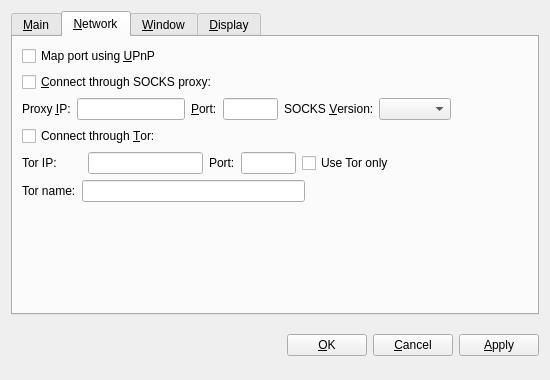
<?xml version="1.0" encoding="UTF-8"?>
<ui version="4.0">
 <class>OptionsDialog</class>
 <widget class="QWidget" name="OptionsDialog">
  <property name="geometry">
   <rect>
    <x>0</x>
    <y>0</y>
    <width>550</width>
    <height>380</height>
   </rect>
  </property>
  <property name="windowTitle">
   <string>Options</string>
  </property>
  <layout class="QVBoxLayout" name="verticalLayout">
   <item>
    <widget class="QTabWidget" name="tabWidget">
     <property name="tabPosition">
      <enum>QTabWidget::North</enum>
     </property>
     <property name="currentIndex">
      <number>1</number>
     </property>
     <widget class="QWidget" name="tabMain">
      <attribute name="title">
       <string>&amp;Main</string>
      </attribute>
      <layout class="QVBoxLayout" name="verticalLayout_Main">
       <item>
        <widget class="QLabel" name="transactionFeeInfoLabel">
         <property name="text">
          <string>Optional transaction fee per kB that helps make sure your transactions are processed quickly. Most transactions are 1 kB. Fee 0.001 recommended.</string>
         </property>
         <property name="textFormat">
          <enum>Qt::PlainText</enum>
         </property>
         <property name="wordWrap">
          <bool>true</bool>
         </property>
        </widget>
       </item>
       <item>
        <layout class="QHBoxLayout" name="horizontalLayout_Main">
         <item>
          <widget class="QLabel" name="transactionFeeLabel">
           <property name="text">
            <string>Pay transaction &amp;fee</string>
           </property>
           <property name="textFormat">
            <enum>Qt::PlainText</enum>
           </property>
           <property name="buddy">
            <cstring>transactionFee</cstring>
           </property>
          </widget>
         </item>
         <item>
          <widget class="BitcoinAmountField" name="transactionFee"/>
         </item>
         <item>
          <widget class="QLabel" name="label">
           <property name="text">
            <string>per kilobyte</string>
           </property>
          </widget>
         </item>
         <item>
          <spacer name="horizontalSpacer_Main">
           <property name="orientation">
            <enum>Qt::Horizontal</enum>
           </property>
           <property name="sizeHint" stdset="0">
            <size>
             <width>40</width>
             <height>20</height>
            </size>
           </property>
          </spacer>
         </item>
        </layout>
       </item>
       <item>
        <widget class="QCheckBox" name="bitcoinAtStartup">
         <property name="toolTip">
          <string>Automatically start EiniaOraCoin after logging in to the system.</string>
         </property>
         <property name="text">
          <string>&amp;Start EiniaOraCoin on system login</string>
         </property>
        </widget>
       </item>
       <item>
        <widget class="QCheckBox" name="detachDatabases">
         <property name="toolTip">
          <string>Detach block and address databases at shutdown. This means they can be moved to another data directory, but it slows down shutdown. The wallet is always detached.</string>
         </property>
         <property name="text">
          <string>&amp;Detach databases at shutdown</string>
         </property>
        </widget>
       </item>
       <item>
        <spacer name="verticalSpacer_Main">
         <property name="orientation">
          <enum>Qt::Vertical</enum>
         </property>
         <property name="sizeHint" stdset="0">
          <size>
           <width>17</width>
           <height>153</height>
          </size>
         </property>
        </spacer>
       </item>
      </layout>
     </widget>
     <widget class="QWidget" name="tabNetwork">
      <attribute name="title">
       <string>&amp;Network</string>
      </attribute>
      <layout class="QVBoxLayout" name="verticalLayout_Network">
       <item>
        <widget class="QCheckBox" name="mapPortUpnp">
         <property name="toolTip">
          <string>Automatically open the EiniaOraCoin client port on the router. This only works when your router supports UPnP and it is enabled.</string>
         </property>
         <property name="text">
          <string>Map port using &amp;UPnP</string>
         </property>
        </widget>
       </item>
       <item>
        <widget class="QCheckBox" name="connectSocks">
         <property name="toolTip">
          <string>Connect to the EiniaOraCoin network through a SOCKS proxy (e.g. when connecting through Tor).</string>
         </property>
         <property name="text">
          <string>&amp;Connect through SOCKS proxy:</string>
         </property>
        </widget>
       </item>
       <item>
        <layout class="QHBoxLayout" name="horizontalLayout_Network">
         <item>
          <widget class="QLabel" name="proxyIpLabel">
           <property name="text">
            <string>Proxy &amp;IP:</string>
           </property>
           <property name="textFormat">
            <enum>Qt::PlainText</enum>
           </property>
           <property name="buddy">
            <cstring>proxyIp</cstring>
           </property>
          </widget>
         </item>
         <item>
          <widget class="QValidatedLineEdit" name="proxyIp">
           <property name="maximumSize">
            <size>
             <width>140</width>
             <height>16777215</height>
            </size>
           </property>
           <property name="toolTip">
            <string>IP address of the proxy (e.g. 127.0.0.1)</string>
           </property>
          </widget>
         </item>
         <item>
          <widget class="QLabel" name="proxyPortLabel">
           <property name="text">
            <string>&amp;Port:</string>
           </property>
           <property name="textFormat">
            <enum>Qt::PlainText</enum>
           </property>
           <property name="buddy">
            <cstring>proxyPort</cstring>
           </property>
          </widget>
         </item>
         <item>
          <widget class="QLineEdit" name="proxyPort">
           <property name="maximumSize">
            <size>
             <width>55</width>
             <height>16777215</height>
            </size>
           </property>
           <property name="toolTip">
            <string>Port of the proxy (e.g. 9050)</string>
           </property>
          </widget>
         </item>
         <item>
          <widget class="QLabel" name="socksVersionLabel">
           <property name="text">
            <string>SOCKS &amp;Version:</string>
           </property>
           <property name="textFormat">
            <enum>Qt::PlainText</enum>
           </property>
           <property name="buddy">
            <cstring>socksVersion</cstring>
           </property>
          </widget>
         </item>
         <item>
          <widget class="QValueComboBox" name="socksVersion">
           <property name="toolTip">
            <string>SOCKS version of the proxy (e.g. 5)</string>
           </property>
          </widget>
         </item>
         <item>
          <spacer name="horizontalSpacer_Network">
           <property name="orientation">
            <enum>Qt::Horizontal</enum>
           </property>
           <property name="sizeHint" stdset="0">
            <size>
             <width>40</width>
             <height>20</height>
            </size>
           </property>
          </spacer>
         </item>
        </layout>
       </item>
       <item>
        <widget class="QCheckBox" name="connectTor">
         <property name="text">
          <string>Connect through &amp;Tor:</string>
         </property>
        </widget>
       </item>
       <item>
        <layout class="QHBoxLayout" name="horizontalLayout_Tor">
         <item>
          <widget class="QLabel" name="torIpLabel">
           <property name="minimumSize">
            <size>
             <width>60</width>
             <height>0</height>
            </size>
           </property>
           <property name="text">
            <string>Tor IP:</string>
           </property>
          </widget>
         </item>
         <item>
          <widget class="QValidatedLineEdit" name="torIp">
           <property name="maximumSize">
            <size>
             <width>115</width>
             <height>16777215</height>
            </size>
           </property>
          </widget>
         </item>
         <item>
          <widget class="QLabel" name="torPortLabel">
           <property name="text">
            <string>Port:</string>
           </property>
          </widget>
         </item>
         <item>
          <widget class="QLineEdit" name="torPort">
           <property name="maximumSize">
            <size>
             <width>55</width>
             <height>16777215</height>
            </size>
           </property>
          </widget>
         </item>
         <item>
          <widget class="QCheckBox" name="TorOnly">
           <property name="text">
            <string>Use Tor only</string>
           </property>
          </widget>
         </item>
         <item>
          <spacer name="horizontalSpacer">
           <property name="orientation">
            <enum>Qt::Horizontal</enum>
           </property>
           <property name="sizeHint" stdset="0">
            <size>
             <width>40</width>
             <height>20</height>
            </size>
           </property>
          </spacer>
         </item>
        </layout>
       </item>
       <item>
        <layout class="QHBoxLayout" name="horizontalLayout">
         <item>
          <widget class="QLabel" name="torNameLabel">
           <property name="text">
            <string>Tor name:</string>
           </property>
           <property name="textFormat">
            <enum>Qt::PlainText</enum>
           </property>
           <property name="buddy">
            <cstring>torName</cstring>
           </property>
          </widget>
         </item>
         <item>
          <widget class="QLineEdit" name="torName"/>
         </item>
         <item>
          <spacer name="horizontalSpacer_3">
           <property name="orientation">
            <enum>Qt::Horizontal</enum>
           </property>
           <property name="sizeHint" stdset="0">
            <size>
             <width>40</width>
             <height>20</height>
            </size>
           </property>
          </spacer>
         </item>
        </layout>
       </item>
       <item>
        <spacer name="verticalSpacer_Network">
         <property name="orientation">
          <enum>Qt::Vertical</enum>
         </property>
         <property name="sizeHint" stdset="0">
          <size>
           <width>20</width>
           <height>40</height>
          </size>
         </property>
        </spacer>
       </item>
      </layout>
     </widget>
     <widget class="QWidget" name="tabWindow">
      <attribute name="title">
       <string>&amp;Window</string>
      </attribute>
      <layout class="QVBoxLayout" name="verticalLayout_Window">
       <item>
        <widget class="QCheckBox" name="minimizeToTray">
         <property name="toolTip">
          <string>Show only a tray icon after minimizing the window.</string>
         </property>
         <property name="text">
          <string>&amp;Minimize to the tray instead of the taskbar</string>
         </property>
        </widget>
       </item>
       <item>
        <widget class="QCheckBox" name="minimizeOnClose">
         <property name="toolTip">
          <string>Minimize instead of exit the application when the window is closed. When this option is enabled, the application will be closed only after selecting Exit in the menu.</string>
         </property>
         <property name="text">
          <string>M&amp;inimize on close</string>
         </property>
        </widget>
       </item>
       <item>
        <spacer name="verticalSpacer_Window">
         <property name="orientation">
          <enum>Qt::Vertical</enum>
         </property>
         <property name="sizeHint" stdset="0">
          <size>
           <width>20</width>
           <height>40</height>
          </size>
         </property>
        </spacer>
       </item>
      </layout>
     </widget>
     <widget class="QWidget" name="tabDisplay">
      <attribute name="title">
       <string>&amp;Display</string>
      </attribute>
      <layout class="QVBoxLayout" name="verticalLayout_Display">
       <item>
        <layout class="QHBoxLayout" name="horizontalLayout_1_Display">
         <item>
          <widget class="QLabel" name="langLabel">
           <property name="text">
            <string>User Interface &amp;language:</string>
           </property>
           <property name="textFormat">
            <enum>Qt::PlainText</enum>
           </property>
           <property name="buddy">
            <cstring>lang</cstring>
           </property>
          </widget>
         </item>
         <item>
          <widget class="QValueComboBox" name="lang">
           <property name="toolTip">
            <string>The user interface language can be set here. This setting will take effect after restarting EiniaOraCoin.</string>
           </property>
          </widget>
         </item>
        </layout>
       </item>
       <item>
        <layout class="QHBoxLayout" name="horizontalLayout_2_Display">
         <item>
          <widget class="QLabel" name="unitLabel">
           <property name="text">
            <string>&amp;Unit to show amounts in:</string>
           </property>
           <property name="textFormat">
            <enum>Qt::PlainText</enum>
           </property>
           <property name="buddy">
            <cstring>unit</cstring>
           </property>
          </widget>
         </item>
         <item>
          <widget class="QValueComboBox" name="unit">
           <property name="toolTip">
            <string>Choose the default subdivision unit to show in the interface and when sending coins.</string>
           </property>
          </widget>
         </item>
        </layout>
       </item>
       <item>
        <widget class="QCheckBox" name="displayAddresses">
         <property name="toolTip">
          <string>Whether to show EiniaOraCoin addresses in the transaction list or not.</string>
         </property>
         <property name="text">
          <string>&amp;Display addresses in transaction list</string>
         </property>
        </widget>
       </item>
       <item>
        <widget class="QCheckBox" name="coinControlFeatures">
         <property name="toolTip">
          <string>Whether to show coin control features or not.</string>
         </property>
         <property name="text">
          <string>Display coin &amp;control features (experts only!)</string>
         </property>
        </widget>
       </item>
       <item>
        <layout class="QHBoxLayout" name="horizontalLayout_3_Display">
         <item>
          <widget class="QLabel" name="thirdPartyTxUrlsLabel">
           <property name="toolTip">
            <string>Third party URLs (e.g. explorer.novaco.in) that appear in the transactions tab as context menu items. %s in the URL is replaced by transaction hash. Multiple URLs are separated by vertical bar |.</string>
           </property>
           <property name="text">
            <string>Third party transaction URLs</string>
           </property>
           <property name="buddy">
            <cstring>thirdPartyTxUrls</cstring>
           </property>
          </widget>
         </item>
         <item>
          <widget class="QLineEdit" name="thirdPartyTxUrls">
           <property name="toolTip">
            <string>Third party URLs (e.g. explorer.novaco.in) that appear in the transactions tab as context menu items. %s in the URL is replaced by transaction hash. Multiple URLs are separated by vertical bar |.</string>
           </property>
          </widget>
         </item>
        </layout>
       </item>
       <item>
        <spacer name="verticalSpacer_Display">
         <property name="orientation">
          <enum>Qt::Vertical</enum>
         </property>
         <property name="sizeHint" stdset="0">
          <size>
           <width>20</width>
           <height>40</height>
          </size>
         </property>
        </spacer>
       </item>
      </layout>
     </widget>
    </widget>
   </item>
   <item>
    <layout class="QHBoxLayout" name="horizontalLayout_Buttons">
     <item>
      <spacer name="horizontalSpacer_1">
       <property name="orientation">
        <enum>Qt::Horizontal</enum>
       </property>
       <property name="sizeHint" stdset="0">
        <size>
         <width>40</width>
         <height>48</height>
        </size>
       </property>
      </spacer>
     </item>
     <item>
      <widget class="QLabel" name="statusLabel">
       <property name="font">
        <font>
         <weight>75</weight>
         <bold>true</bold>
        </font>
       </property>
       <property name="text">
        <string/>
       </property>
       <property name="textFormat">
        <enum>Qt::PlainText</enum>
       </property>
       <property name="wordWrap">
        <bool>true</bool>
       </property>
      </widget>
     </item>
     <item>
      <spacer name="horizontalSpacer_2">
       <property name="orientation">
        <enum>Qt::Horizontal</enum>
       </property>
       <property name="sizeHint" stdset="0">
        <size>
         <width>40</width>
         <height>48</height>
        </size>
       </property>
      </spacer>
     </item>
     <item>
      <widget class="QPushButton" name="okButton">
       <property name="text">
        <string>&amp;OK</string>
       </property>
      </widget>
     </item>
     <item>
      <widget class="QPushButton" name="cancelButton">
       <property name="text">
        <string>&amp;Cancel</string>
       </property>
       <property name="autoDefault">
        <bool>false</bool>
       </property>
      </widget>
     </item>
     <item>
      <widget class="QPushButton" name="applyButton">
       <property name="text">
        <string>&amp;Apply</string>
       </property>
       <property name="autoDefault">
        <bool>false</bool>
       </property>
      </widget>
     </item>
    </layout>
   </item>
  </layout>
 </widget>
 <customwidgets>
  <customwidget>
   <class>BitcoinAmountField</class>
   <extends>QSpinBox</extends>
   <header>bitcoinamountfield.h</header>
  </customwidget>
  <customwidget>
   <class>QValueComboBox</class>
   <extends>QComboBox</extends>
   <header>qvaluecombobox.h</header>
  </customwidget>
  <customwidget>
   <class>QValidatedLineEdit</class>
   <extends>QLineEdit</extends>
   <header>qvalidatedlineedit.h</header>
  </customwidget>
 </customwidgets>
 <resources/>
 <connections/>
</ui>
